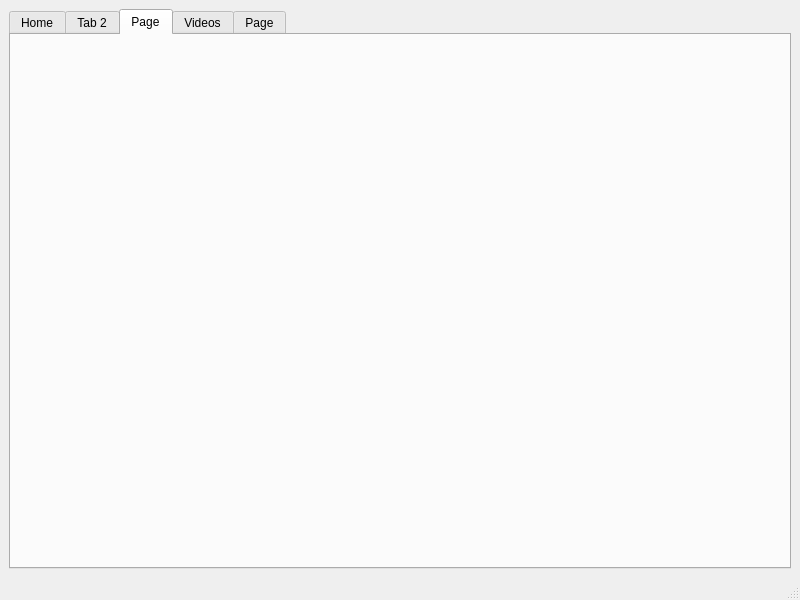
<?xml version="1.0" encoding="UTF-8"?>
<ui version="4.0">
 <class>mainWindow</class>
 <widget class="QMainWindow" name="mainWindow">
  <property name="geometry">
   <rect>
    <x>0</x>
    <y>0</y>
    <width>800</width>
    <height>600</height>
   </rect>
  </property>
  <property name="windowTitle">
   <string>MainWindow</string>
  </property>
  <widget class="QWidget" name="centralwidget">
   <layout class="QVBoxLayout" name="verticalLayout">
    <item>
     <widget class="QTabWidget" name="tabWidget">
      <property name="tabPosition">
       <enum>QTabWidget::North</enum>
      </property>
      <property name="tabShape">
       <enum>QTabWidget::Rounded</enum>
      </property>
      <property name="currentIndex">
       <number>2</number>
      </property>
      <property name="usesScrollButtons">
       <bool>true</bool>
      </property>
      <property name="documentMode">
       <bool>false</bool>
      </property>
      <property name="tabsClosable">
       <bool>false</bool>
      </property>
      <property name="tabBarAutoHide">
       <bool>false</bool>
      </property>
      <widget class="QWidget" name="mainTab">
       <attribute name="title">
        <string>Home</string>
       </attribute>
      </widget>
      <widget class="QWidget" name="gamesTab">
       <attribute name="title">
        <string>Tab 2</string>
       </attribute>
      </widget>
      <widget class="QWidget" name="audioTab">
       <attribute name="title">
        <string>Page</string>
       </attribute>
      </widget>
      <widget class="QWidget" name="videosTab">
       <attribute name="title">
        <string>Videos</string>
       </attribute>
      </widget>
      <widget class="QWidget" name="photosTab">
       <attribute name="title">
        <string>Page</string>
       </attribute>
      </widget>
     </widget>
    </item>
   </layout>
  </widget>
  <widget class="QMenuBar" name="menubar">
   <property name="geometry">
    <rect>
     <x>0</x>
     <y>0</y>
     <width>800</width>
     <height>22</height>
    </rect>
   </property>
  </widget>
  <widget class="QStatusBar" name="statusbar"/>
 </widget>
 <resources/>
 <connections/>
</ui>
